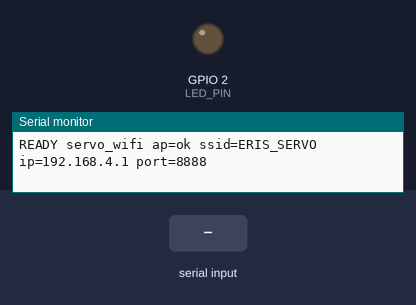
A sketch run on a simulated ESP32. On the bench: output pins drawn as LEDs (lit = HIGH), the last lines printed to the serial monitor. Inputs (shaded band) come from the test bench.

Above: at 1.2 s.
1.3 s: "ON\n" received over Serial
At 2.2 s:
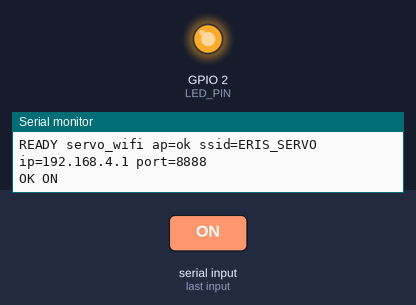
2.8 s: "X,1\n" received over Serial
4.3 s: "X\n" received over Serial
Timing chart, 0 to 7.3 s (numbered marks = the images above; inputs shaded):
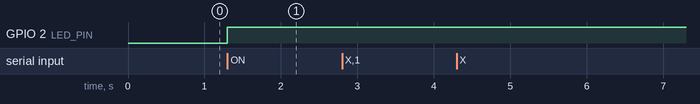

Measured:
- after the input at 1.3 s, GPIO 2 (LED_PIN): LOW → HIGH at once

The sketch:

eris_servo_wifi.ino
```cpp
/*
 * ESP32: 16 servos por PCA9685, controlados por WiFi (TCP) y tambien por Serial.
 *
 * Es eris_servo_ina sin el INA219, con el mismo protocolo de texto de
 * ErisServoDriver. Los comandos llegan por un socket TCP (puerto TCP_PORT) o por
 * USB-Serial; cada respuesta se envia por el mismo canal por el que llego el comando.
 *
 * Librerias (Library Manager): "Adafruit PWM Servo Driver Library".
 * Board: ESP32 Dev Module. Baud: 921600.
 *
 * El ESP32 crea su propia red WiFi (SoftAP): conecta el PC a la red AP_SSID con
 * la clave AP_PASS y usa la IP 192.168.4.1. No necesita router ni internet
 * (Windows avisara "sin internet": es normal, mantener la conexion).
 *
 * Cableado:
 *   PCA9685 -> I2C: SDA=GPIO21, SCL=GPIO22, direccion 0x40
 *
 * Protocolo: lineas de texto terminadas en '\n', tokens separados por espacio.
 *   X <ch> <ang>            mueve un canal (0-15) al angulo (0-180), inmediato
 *   X <a0> ... <a15>        mueve los 16 canales, inmediato
 *   Y <ch> <ang> | Y <a0>..<a15>   igual pero con rampa (SMOOTH_SPEED_DPS)
 *   INFO                    info del firmware (incluye IP y RSSI)
 *   ON / OFF                LED de la placa
 * Cada comando responde exactamente una linea ("OK ..." o "Error: ...").
 *
 * Prueba rapida desde Python:
 *   import socket
 *   s = socket.create_connection(("192.168.4.1", 8888))
 *   s.sendall(b"X 0 90\n"); print(s.recv(100))
 */

#include <WiFi.h>
#include <Wire.h>
#include <Adafruit_PWMServoDriver.h>

// ---- WiFi: el ESP32 crea su propia red (SoftAP) ----
const char* AP_SSID = "ERIS_SERVO";
const char* AP_PASS = "eris12345";  // minimo 8 caracteres (o "" para red abierta)
const int AP_CHANNEL = 6;
const uint16_t TCP_PORT = 8888;
// IP del ESP32 en su red: 192.168.4.1 (por defecto de SoftAP)

const unsigned long SERIAL_BAUD = 921600;

const int PCA_SDA = 21, PCA_SCL = 22;
const uint8_t PCA9685_ADDR = 0x40;

const int LED_PIN = 2;

const int NUM_SERVOS = 16;
const float ANGLE_MIN = 0, ANGLE_MAX = 180;
const int SERVO_MIN_US = 500, SERVO_MAX_US = 2400;
const float SMOOTH_SPEED_DPS = 90.0;  // velocidad de la rampa de Y (grados/s)
const unsigned long SERVO_UPDATE_MS = 20;

Adafruit_PWMServoDriver pwm(PCA9685_ADDR, Wire);
WiFiServer server(TCP_PORT);
WiFiClient client;

// Canal de salida del comando en curso (Serial o el cliente TCP).
Print* out = &Serial;

float currentAngle[NUM_SERVOS];
float targetAngle[NUM_SERVOS];
bool known[NUM_SERVOS];  // false hasta el primer comando: evita saltos al arrancar

unsigned long lastServoMs = 0;

String serialLine, tcpLine;
const size_t MAX_LINE = 512;

float clampAngle(float a) {
  return a < ANGLE_MIN ? ANGLE_MIN : (a > ANGLE_MAX ? ANGLE_MAX : a);
}

void writeServo(int ch, float angle) {
  float us = SERVO_MIN_US + (angle / 180.0f) * (SERVO_MAX_US - SERVO_MIN_US);
  pwm.writeMicroseconds(ch, (uint16_t)(us + 0.5f));
}

void setTarget(int ch, float angle, bool smooth) {
  angle = clampAngle(angle);
  targetAngle[ch] = angle;
  if (!smooth || !known[ch]) {
    currentAngle[ch] = angle;
    known[ch] = true;
    writeServo(ch, angle);
  }
}

void updateSmooth() {
  unsigned long now = millis();
  if (now - lastServoMs < SERVO_UPDATE_MS) return;
  float step = SMOOTH_SPEED_DPS * (now - lastServoMs) / 1000.0f;
  lastServoMs = now;
  for (int ch = 0; ch < NUM_SERVOS; ch++) {
    if (!known[ch] || currentAngle[ch] == targetAngle[ch]) continue;
    float diff = targetAngle[ch] - currentAngle[ch];
    currentAngle[ch] = (fabsf(diff) <= step) ? targetAngle[ch] : currentAngle[ch] + (diff > 0 ? step : -step);
    writeServo(ch, currentAngle[ch]);
  }
}

bool parseFloat(const String& s, float& out) {
  char* end;
  out = strtof(s.c_str(), &end);
  return end != s.c_str() && *end == '\0';
}

int splitTokens(const String& line, String* tokens, int maxTokens) {
  int n = 0, i = 0, len = line.length();
  while (i < len && n < maxTokens) {
    while (i < len && isspace(line[i])) i++;
    if (i >= len) break;
    int start = i;
    while (i < len && !isspace(line[i])) i++;
    tokens[n++] = line.substring(start, i);
  }
  return n;
}

void handleMove(const String* t, int n, bool smooth) {
  const char* name = smooth ? "Y" : "X";
  int nargs = n - 1;
  if (nargs != 2 && nargs != NUM_SERVOS) {
    out->println("Error: expected 2 or 16 arguments");
    return;
  }
  float v[NUM_SERVOS];
  for (int i = 0; i < nargs; i++) {
    if (!parseFloat(t[i + 1], v[i])) {
      out->println("Error: invalid number");
      return;
    }
  }
  if (nargs == 2) {
    int ch = (int)v[0];
    if (ch < 0 || ch >= NUM_SERVOS) {
      out->println("Error: channel out of range 0-15");
      return;
    }
    setTarget(ch, v[1], smooth);
    out->printf("OK %s %d %.2f\n", name, ch, clampAngle(v[1]));
  } else {
    for (int ch = 0; ch < NUM_SERVOS; ch++) setTarget(ch, v[ch], smooth);
    out->printf("OK %s all\n", name);
  }
}

void handleLine(const String& line) {
  String t[NUM_SERVOS + 2];
  int n = splitTokens(line, t, NUM_SERVOS + 2);
  if (n == 0) return;
  String cmd = t[0];
  cmd.toUpperCase();

  if (cmd == "X") handleMove(t, n, false);
  else if (cmd == "Y") handleMove(t, n, true);
  else if (cmd == "INFO") {
    out->printf("OK ErisServoWiFi-esp32 pca9685@0x%02X ap=%s ip=%s stations=%d port=%u cmds=X,Y,ON,OFF\n",
                PCA9685_ADDR, AP_SSID, WiFi.softAPIP().toString().c_str(),
                WiFi.softAPgetStationNum(), TCP_PORT);
  } else if (cmd == "ON") { digitalWrite(LED_PIN, HIGH); out->println("OK ON"); }
  else if (cmd == "OFF") { digitalWrite(LED_PIN, LOW); out->println("OK OFF"); }
  else out->println("Error: unknown command");
}

// Lee bytes de un stream y despacha lineas completas con 'out' apuntando a 'reply'.
void pump(Stream& in, Print& reply, String& buf) {
  while (in.available() > 0) {
    char c = in.read();
    if (c == '\n') {
      out = &reply;
      handleLine(buf);
      buf = "";
    } else if (c != '\r' && buf.length() < MAX_LINE) {
      buf += c;
    }
  }
}

void setup() {
  Serial.setRxBufferSize(1024);
  Serial.begin(SERIAL_BAUD);
  pinMode(LED_PIN, OUTPUT);

  Wire.begin(PCA_SDA, PCA_SCL);
  Wire.setClock(400000);
  pwm.begin();
  pwm.setOscillatorFrequency(27000000);
  pwm.setPWMFreq(50);

  WiFi.mode(WIFI_AP);
  bool apOk = WiFi.softAP(AP_SSID, AP_PASS[0] ? AP_PASS : nullptr, AP_CHANNEL, 0, 2);
  WiFi.setSleep(false);  // sin modem-sleep: baja la latencia de los comandos
  server.begin();
  server.setNoDelay(true);

  Serial.printf("READY servo_wifi ap=%s ssid=%s ip=%s port=%u\n", apOk ? "ok" : "FAIL", AP_SSID,
                WiFi.softAPIP().toString().c_str(), TCP_PORT);
}

void loop() {

  // Acepta un cliente nuevo (reemplaza al anterior si ya habia uno).
  WiFiClient incoming = server.available();
  if (incoming) {
    if (client) client.stop();
    client = incoming;
    client.setNoDelay(true);
    tcpLine = "";
  }

  pump(Serial, Serial, serialLine);
  if (client && client.connected()) pump(client, client, tcpLine);

  updateSmooth();
}
```
